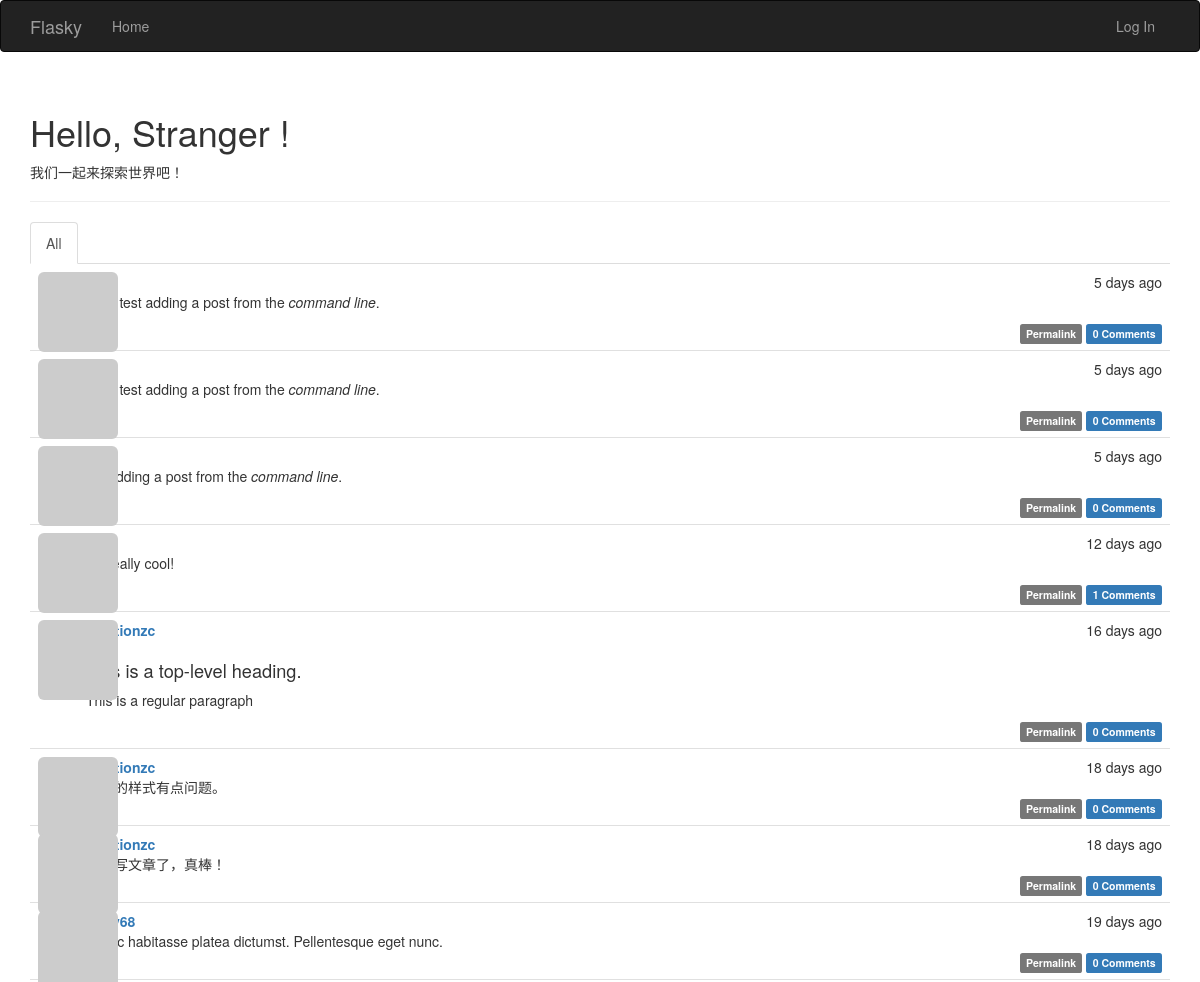
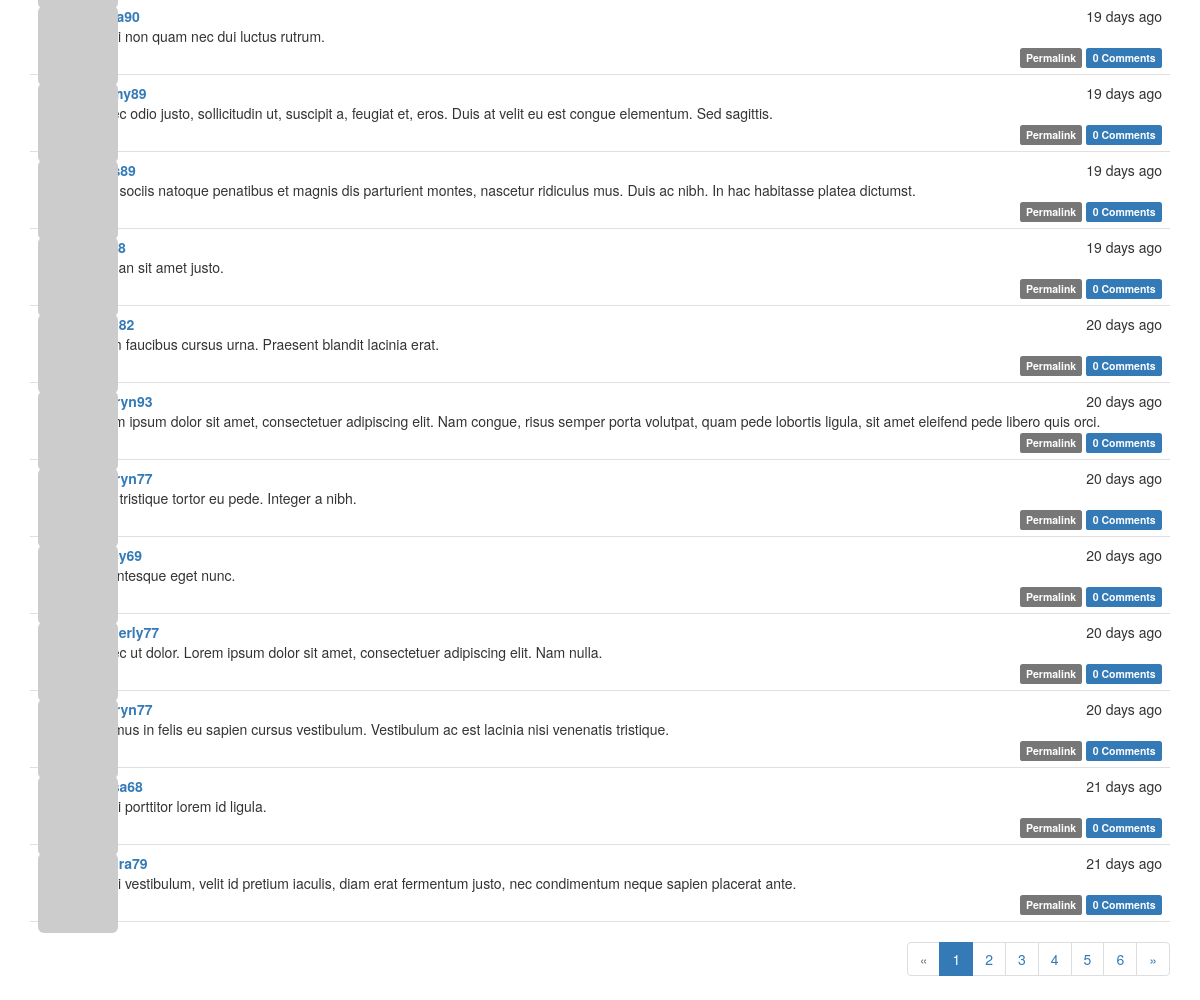
The page / on the database its author committed (2 pictures, top to bottom).
### app/models.py (models this page shows, shortened)
class Post(db.Model):
    __tablename__ = 'posts'
    id = db.Column(db.Integer, primary_key = True)
    body = db.Column(db.Text)
    timestamp = db.Column(db.DateTime, index = True, default = datetime.utcnow)
    author_id = db.Column(db.Integer, db.ForeignKey('users.id'))
    body_html = db.Column(db.Text)
    comments = db.relationship('Comment', backref = 'post', lazy= 'dynamic')

class User(UserMixin, db.Model):
    __tablename__ = 'users'
    id = db.Column(db.Integer, primary_key = True)
    email = db.Column(db.String(64), unique = True, index = True)
    username = db.Column(db.String(64), unique = True, index = True)
    role_id = db.Column(db.Integer, db.ForeignKey('roles.id'))
    password_hash = db.Column(db.String(128))
    confirmed = db.Column(db.Boolean, default = False)
    name = db.Column(db.String(64))
    location = db.Column(db.String(64))
    about_me = db.Column(db.Text())
    member_since = db.Column(db.DateTime(), default = datetime.utcnow)
    last_seen = db.Column(db.DateTime(), default = datetime.utcnow)
    avatar_hash = db.Column(db.String(32))
    posts = db.relationship('Post', backref = 'author', lazy = 'dynamic')
    followed = db.relationship('Follow',
                               foreign_keys = [Follow.follower_id],
                               backref = db.backref('follower', lazy = 'joined'),
                               lazy = 'dynamic',
                               cascade = 'all, delete-orphan')
    followers = db.relationship('Follow',
                                foreign_keys = [Follow.followed_id],
                                backref = db.backref('followed', lazy = 'joined'),
                                lazy = 'dynamic',
                                cascade = 'all, delete-orphan')
    comments = db.relationship('Comment', backref = 'author', lazy = 'dynamic')
    @property
    def password(self):
        raise AttributeError('password is not a readable attribute')
    def gravatar(self, size = 100, default = 'identicon', rating = 'g'):
        if request.is_secure:
            url = 'https://cn.gravatar.com/avatar'
        else:
            url = 'http://cn.gravatar.com/avatar'
        hash = self.avatar_hash or hashlib.md5(self.email.encode('utf-8')).hexdigest()
        return '{url}/{hash}?s={size}&d={default}&r={rating}'.format(
            url = url, hash = hash, size = size, default = default, rating = rating)

### app/main/views.py (the view)
@main.route('/', methods = ['GET', 'POST'])
def index():
    form = PostForm()
    if current_user.can(Permission.WRITE_ARTICLES) and \
            form.validate_on_submit():
        post = Post(body = form.body.data,
                    author = current_user._get_current_object())
        db.session.add(post)
        return redirect(url_for('.index'))
    page = request.args.get('page', 1, type = int)
    show_followed = False
    if current_user.is_authenticated:
        show_followed = bool(request.cookies.get('show_followed', ''))
    if show_followed:
        query = current_user.followed_posts
    else:
        query = Post.query
    pagination = query.order_by(Post.timestamp.desc()).paginate(
        page, per_page = current_app.config['FLASKY_POSTS_PER_PAGE'],
        error_out = False)
    posts = pagination.items
    return render_template('index.html', form = form, posts = posts,
                           show_followed = show_followed, pagination = pagination)

### app/auth/views.py (called while the page is built)
@auth.before_app_request
def before_request():
    if current_user.is_authenticated:
        current_user.ping()
        if not current_user.confirmed \
            and request.endpoint[:5] != 'auth.' \
            and request.endpoint != 'static':
            return redirect(url_for('auth.unconfirmed'))

### app/main/__init__.py (called while the page is built)
@main.app_context_processor
def inject_permissions():
    return dict(Permission = Permission)

### app/models.py (called while the page is built)
    def can(slef, permissions):
        return False

    def is_administrator(self):
        return False

### app/templates/index.html (shortened to what this page needs)
{% extends "base.html" %}
{% import "bootstrap/wtf.html" as wtf %}
{% import "_macros.html" as macros %}
{% block page_content %}
<div class="page-header">
    <h1>Hello, {% if current_user.is_authenticated %} {{ current_user.username}} {% else %} Stranger {% endif %}! </h1>
    <p>我们一起来探索世界吧！</p>
</div>
<div class="post-tabs">
    <ul class="nav nav-tabs">
        <li{% if not show_followed %} class="active"{% endif %}><a href="{{ url_for('.show_all') }}">All</a></li>
    </ul>
    {% include '_posts.html' %}
</div>
{% if pagination %}
<div class="pagination">
    {{ macros.pagination_widget(pagination, '.index') }}
</div>
{% endif %}
{% endblock %}

### app/templates/_posts.html (shortened to what this page needs)
<ul class="posts">
    {% for post in posts %}
    <li class="post">
        <div class="post-thumbnail">
            <a href="{{ url_for('.user', username=post.author.username) }}">
                <img class="img-rounded profile-thumbnail" src="{{ post.author.gravatar(size=40) }}">
            </a>
        </div>
        <div class="post-content">
            <div class="post-date">{{ moment(post.timestamp).fromNow() }}</div>
            <div class="post-author"><a href="{{ url_for('.user', username=post.author.username) }}">{{ post.author.username }}</a></div>
            <div class="post-body">
                {% if post.body_html %}
                    {{ post.body_html | safe }}
                {% else %}
                    {{ post.body }}
                {% endif %}
            </div>
            <div class="post-footer">
                <a href="{{ url_for('.post', id=post.id) }}">
                    <span class="label label-default">Permalink</span>
                </a>
                <a href="{{ url_for('.post', id=post.id )}}#comments">
                    <span class="label label-primary">{{ post.comments.count() }} Comments</span>
                </a>
            </div>
        </div>
    </li>
    {% endfor %}
</ul>

### app/static/styles.css (style rules this page uses)
.profile-thumbnail { position: absolute; }
div.post-tabs { margin-top: 16px; }
ul.posts { list-style-type: none; padding: 0px; margin: 16px 0px 0px 0px; border-top: 1px solid #e0e0e0; }
div.post-tabs ul.posts { margin: 0px; border-top: none; }
ul.posts li.post { padding: 8px; border-bottom: 1px solid #e0e0e0; }
div.post-date { float: right; }
div.post-author { font-weight: bold; }
div.post-thumbnail { position: absolute; }
div.post-content { margin-left: 48px; min-height: 48px; }
div.post-footer { text-align: right; }
div.pagination { width: 100%; text-align: right; padding: 0px; margin: 0px; }
.post-body h2 { font-size: 130%; }

### rows shown on the page
Post: timestamp "5 days ago", body_html "I just test adding a post from the command line .", comments.count "0"
Post: timestamp "5 days ago", body_html "I just test adding a post from the command line .", comments.count "0"
Post: timestamp "5 days ago", body_html "I'm adding a post from the command line .", comments.count "0"
Post: timestamp "12 days ago", body_html "It's really cool!", comments.count "1"
Post: timestamp "16 days ago", author.username "junctionzc", body_html "This is a top-level heading. This is a regular paragraph", comments.count "0"
Post: timestamp "18 days ago", author.username "junctionzc", body "书本的样式有点问题。", comments.count "0"
Post: timestamp "18 days ago", author.username "junctionzc", body "可以写文章了，真棒！", comments.count "0"
Post: timestamp "19 days ago", body "In hac habitasse platea dictumst. Pellentesque eget nunc.", comments.count "0"
Post: timestamp "19 days ago", body "Morbi non quam nec dui luctus rutrum.", comments.count "0"
Post: timestamp "19 days ago", body "Donec odio justo, sollicitudin ut, suscipit a, feugiat et, eros. Duis at velit eu est congue elementum. Sed sagittis.", comments.count "0"
Post: timestamp "19 days ago", body "Cum sociis natoque penatibus et magnis dis parturient montes, nascetur ridiculus mus. Duis ac nibh. In hac habitasse platea dictumst.", comments.count "0"
Post: timestamp "19 days ago", body "Aenean sit amet justo.", comments.count "0"
Post: timestamp "20 days ago", body "Etiam faucibus cursus urna. Praesent blandit lacinia erat.", comments.count "0"
Post: timestamp "20 days ago", author.username "kathryn93", body "Lorem ipsum dolor sit amet, consectetuer adipiscing elit. Nam congue, risus semper porta volutpat, quam pede lobortis ligula, sit amet eleifend pede libero quis orci.", comments.count "0"
Post: timestamp "20 days ago", author.username "kathryn77", body "Nam tristique tortor eu pede. Integer a nibh.", comments.count "0"
Post: timestamp "20 days ago", body "Pellentesque eget nunc.", comments.count "0"
Post: timestamp "20 days ago", author.username "kimberly77", body "Donec ut dolor. Lorem ipsum dolor sit amet, consectetuer adipiscing elit. Nam nulla.", comments.count "0"
Post: timestamp "20 days ago", author.username "kathryn77", body "Vivamus in felis eu sapien cursus vestibulum. Vestibulum ac est lacinia nisi venenatis tristique.", comments.count "0"
Post: timestamp "21 days ago", body "Morbi porttitor lorem id ligula.", comments.count "0"
Post: timestamp "21 days ago", body "Morbi vestibulum, velit id pretium iaculis, diam erat fermentum justo, nec condimentum neque sapien placerat ante.", comments.count "0"

### other values the page prints
{{ p }} "1"
{{ p }} "2" "3" "4" "5" "6"
